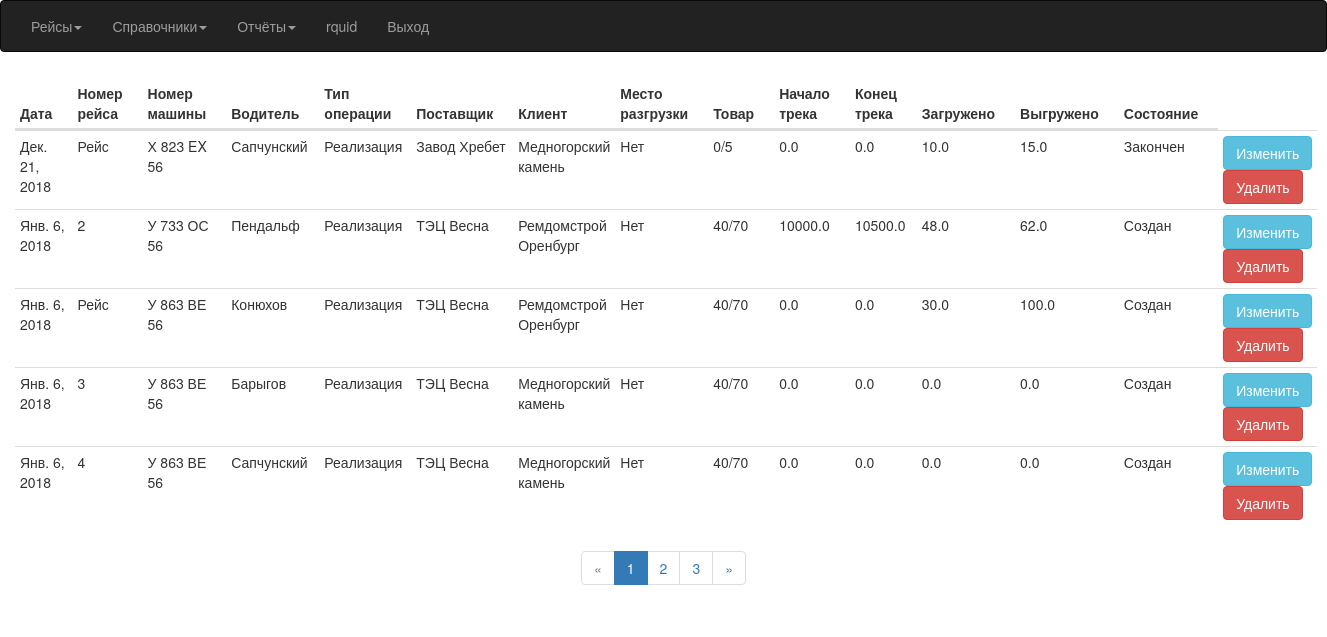
The app's page /RaceAll (signed in), older data.
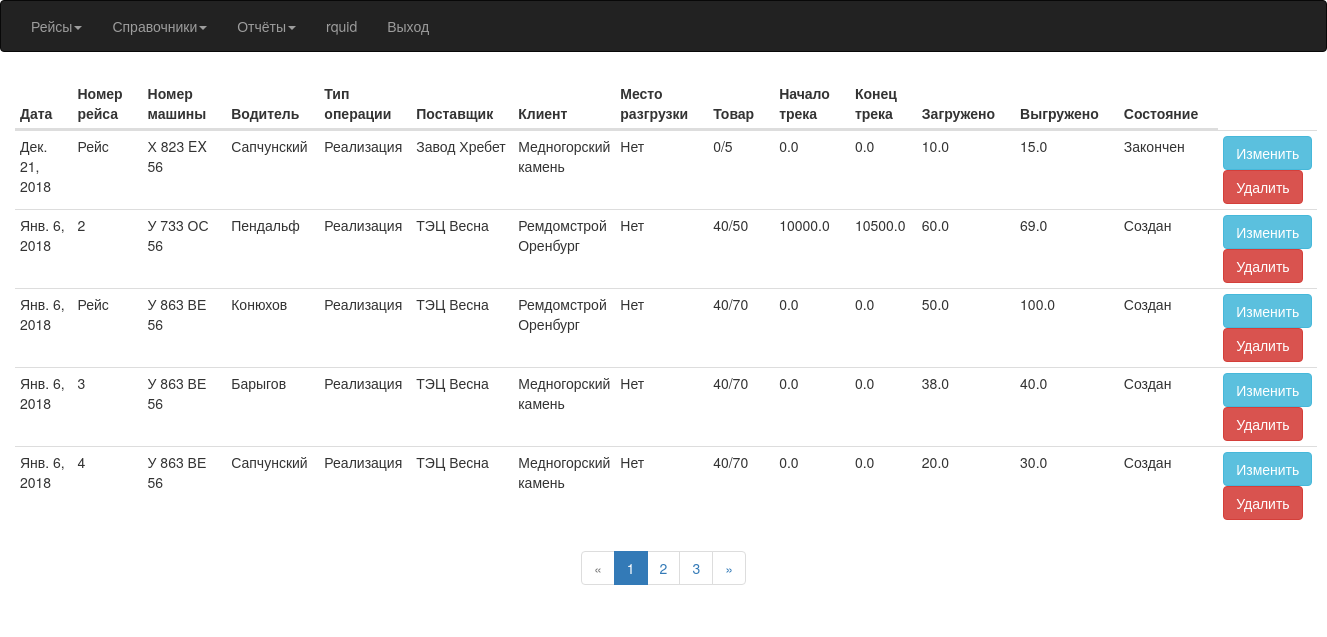
The same page, newer data.
### Avtoregion/models.py (models this page shows, shortened)
class Race(models.Model):
    CREATE = 'Создан'
    LOAD = 'Загружен'
    UNLOAD = 'Выгружен'
    FINISH = 'Закончен'
    END = 'Проведен'
    ACCIDENT = 'Авария'
    STATE = (
        (CREATE, 'Создан'),
        (LOAD, 'Зазгружен'),
        (UNLOAD, 'Выгружен'),
        (FINISH, 'Закончена'),
        (END, 'Проведена'),
        (ACCIDENT, 'Авария'),
    )
    TYPE = (
        ('Реализация', 'Реализация'),
        ('Услуга', 'Услуга')
    )
    id_race = models.AutoField(primary_key=True)
    name_race = models.CharField(max_length=5, default='Рейс')
    race_date = models.DateField(default=date.today)
    car = models.ForeignKey(Car)
    driver = models.ForeignKey(Driver)
    type_ship = models.CharField(default=TYPE[0], choices=TYPE, max_length=10)
    supplier = models.ForeignKey(Supplier)
    customer = models.ForeignKey(Customer)
    shipment = models.ForeignKey(Shipment, null=True, blank=True)
    product = models.ForeignKey(Product)
    mediator = models.ForeignKey(Mediator, null=True, blank=True)
    s_milage = models.FloatField(default=0)
    e_milage = models.FloatField(default=0)
    weight_load = models.FloatField(default=0)
    weight_unload = models.FloatField(default=0)
    comm = models.TextField(null=True, blank=True)
    state = models.CharField(default=STATE[0], choices=STATE, max_length=9)
    create_time = models.DateTimeField(auto_now=True)

class Car(models.Model):
    id_car = models.AutoField(primary_key=True)
    number = models.CharField(max_length=11, unique=True, verbose_name='Номер машины')
    pts = models.CharField(max_length=10, null=True, blank=True, verbose_name='ПТС')
    trailer = models.ForeignKey(Trailer, blank=True, null=True)
    mediator = models.ForeignKey(Mediator, blank=True, null=True)
    def __str__(self):
        return '%s' % self.number

class Driver(models.Model):
    id_driver = models.AutoField(primary_key=True)
    name = models.CharField(max_length=50, verbose_name='Водитель')
    def __str__(self):
        return '%s' % self.name

class Supplier(models.Model):
    id_supplier = models.AutoField(primary_key=True)
    name = models.CharField(max_length=256, verbose_name='Поставщик')
    inn = models.DecimalField(max_digits=12, decimal_places=0, unique=True, null=True, blank=True, verbose_name='ИНН')
    def __str__(self):
        return '%s' % self.name

class Customer(models.Model):
    id_customer = models.AutoField(primary_key=True)
    name = models.CharField(max_length=256,  verbose_name='Клиент')
    inn = models.DecimalField(max_digits=12, decimal_places=0, unique=True, null=True, blank=True, verbose_name='ИНН')
    def __str__(self):
        return '%s' % self.name

class Product(models.Model):
    id_product = models.AutoField(primary_key=True)
    name = models.CharField(max_length=10, verbose_name='Груз')
    def __str__(self):
        return '%s' % self.name

### Avtoregion/views.py (the view)
# urls.py: url(r'^RaceAll$', views.RaceAllList.as_view(), name='RaceAll'),
class RaceAllList(LoginRequiredMixin, ListView):
    model = Race
    template_name = 'race.html'
    context_object_name = 'qRace'
    paginate_by = 5
    queryset = Race.objects.order_by('id_race')

### templates/race.html (shortened to what this page needs)
{% extends "index.html" %}
{% load static %}
{% block content %}
<link rel="stylesheet" href="{% static "css/datatables.min.css" %}">
<div class="container-fluid">
 {% if qRace%}
	 <table id="race" class="table table-hover table-condensed table-responsive">
		 <thead>
       <th>Дата</th>
			 <th>Номер рейса</th>
			 <th>Номер машины</th>
			 <th>Водитель</th>
			 <th>Тип операции</th>
			 <th>Поставщик</th>
			 <th>Клиент</th>
			 <th>Место разгрузки</th>
			 <th>Товар</th>
			 <th>Начало трека</th>
			 <th>Конец трека</th>
			 <th>Загружено</th>
			 <th>Выгружено</th>
			 <th>Состояние</th>
		 </thead>
	 {% for q in qRace%}
         <tbody>
	    <tr>
         <td>
            {{ q.race_date }}
         </td>
		 <td>
			{{ q.name_race}}
		 </td>
		 <td>
			{{ q.car}}
		 </td>
			<td>
				{{ q.driver}}
			</td>
			<td>
				{{ q.type_ship}}
			</td>
		  <td>
			  {{ q.supplier}}
		  </td>
		  <td>
			  {{ q.customer}}
		  </td>
		  <td>
			  {{ q.shipment|default_if_none:"Нет"}}
		  </td>
		  <td>
			  {{ q.product}}
		  </td>
		  <td>
			  {{ q.s_milage}}
		  </td>
		  <td>
			  {{ q.e_milage}}
		  </td>
		  <td>
			  {{ q.weight_load}}
		  </td>
		  <td>
			  {{ q.weight_unload}}
		  </td>
		  <td>
			  {{ q.state}}
		  </td>
		 <td>
			<form action="{% url 'RaceUpdate' q.pk%}">
              <button class="btn btn-info">Изменить</button>
			</form>
			 <form action="{% url 'RaceDelete' q.pk%}">
			        <button class="btn btn-danger">Удалить</button>
		  </form>
	     </td>
	    </tr>
     </tbody>
	 {% endfor %}
	 </table>
 {% endif %}
{% if is_paginated %}
	<div class="text-center">
	<ul class="pagination">
            {% if page_obj.has_previous %}
	              <li><a href="?page={{ page_obj.previous_page_number }}">&laquo;</a></li>
	            {% else %}
	              <li class="disabled"><span>&laquo;</span></li>
            {% endif %}
						{% for i in paginator.page_range %}
							{% if page_obj.number == i %}
									<li class="active"><span>{{ i }} <span class="sr-only">(current)</span></span></li>
							{% else %}
									<li><a href="?page={{ i }}">{{ i }}</a></li>
							{% endif %}
						{% endfor %}
            {% if page_obj.has_next %}
	            <li><a href="?page={{ page_obj.next_page_number }}">&raquo;</a></li>
	            {% else %}
	              <li class="disabled"><span>&raquo;</span></li>
            {% endif %}
	</ul>
	</div>
{% endif %}
</div>
{% endblock %}

### templates/index.html (shortened to what this page needs)
{% load static %}
<!DOCTYPE html>
<html lang="ru">
<head>
	<link rel="stylesheet" href="{% static "css/bootstrap.min.css" %}">
</head>
{% if user.is_anonymous %}
    <body>
    {% block login %}
    {% endblock %}
    </body>
{% else %}
    <body>
    <nav class="navbar navbar-inverse">
	    <div class="container-fluid">
		    <ul class="nav navbar-nav">
			    <li class="dropdown">
				    <a class="dropdown-toggle" data-toggle="dropdown" href="{% url 'Race' %}">Рейсы<span class="caret"></span></a>
			    </li>
			    <li class="dropdown">
				    <a class="dropdown-toggle" href="index.html" data-toggle="dropdown">Справочники<span class="caret"></span></a>
			    </li>
			    <li class="dropdown">
				    <a class="dropdown-toggle" data-toggle="dropdown" href="index.html">Отчёты<span class="caret"></span></a>
			    </li>
			    <li class="navbar-text">{{ user }}</li>
			    <li><a class="navbar-link" href="{% url 'logout' %}">Выход</a></li>
		    </ul>
	    </div>
    </nav>
		{% block content %}
		{% endblock %}
    </body>
{% endif %}
</html>

Row changes from the older to the newer data that the page shows:
changed Race "У 733 ОС 56": product "40/70" → "40/50"; weight_load "48.0" → "60.0"; weight_unload "62.0" → "69.0"
changed Race "Конюхов": weight_load "30.0" → "50.0"
changed Race "Барыгов": weight_load "0.0" → "38.0"; weight_unload "0.0" → "40.0"
changed Race (number 5 of 5 on the later page): weight_load "0.0" → "20.0"; weight_unload "0.0" → "30.0"
